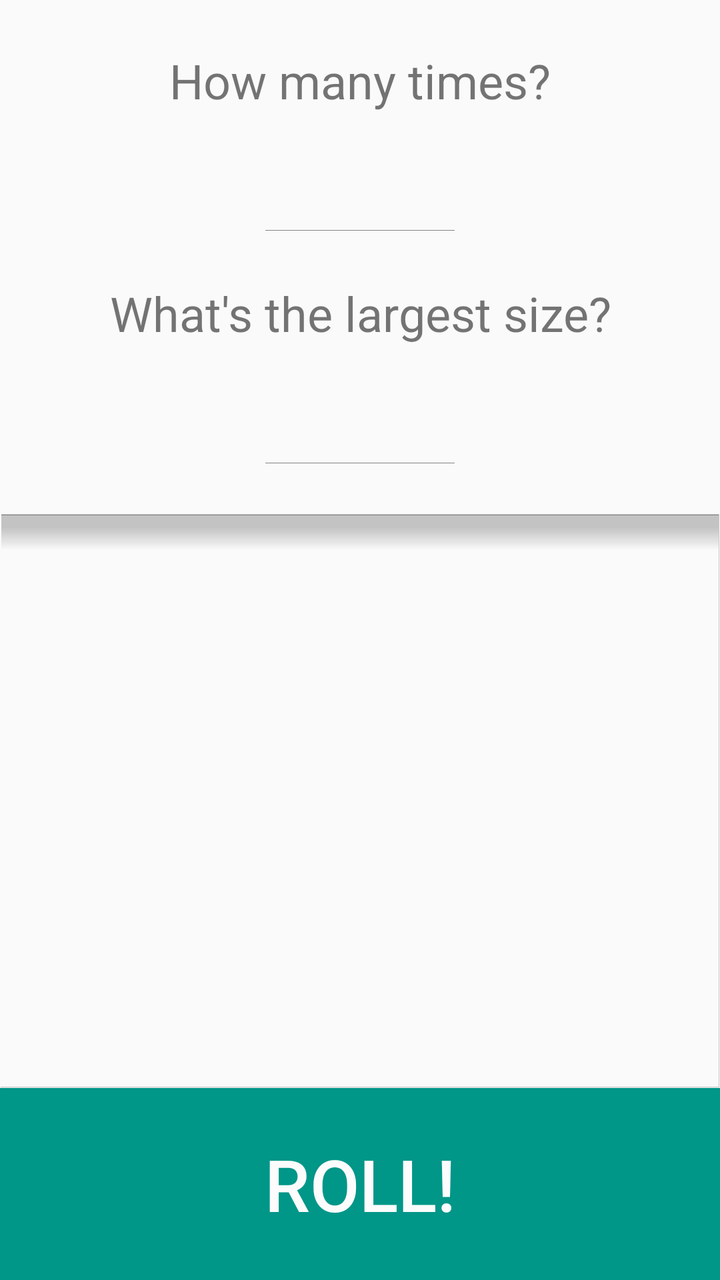
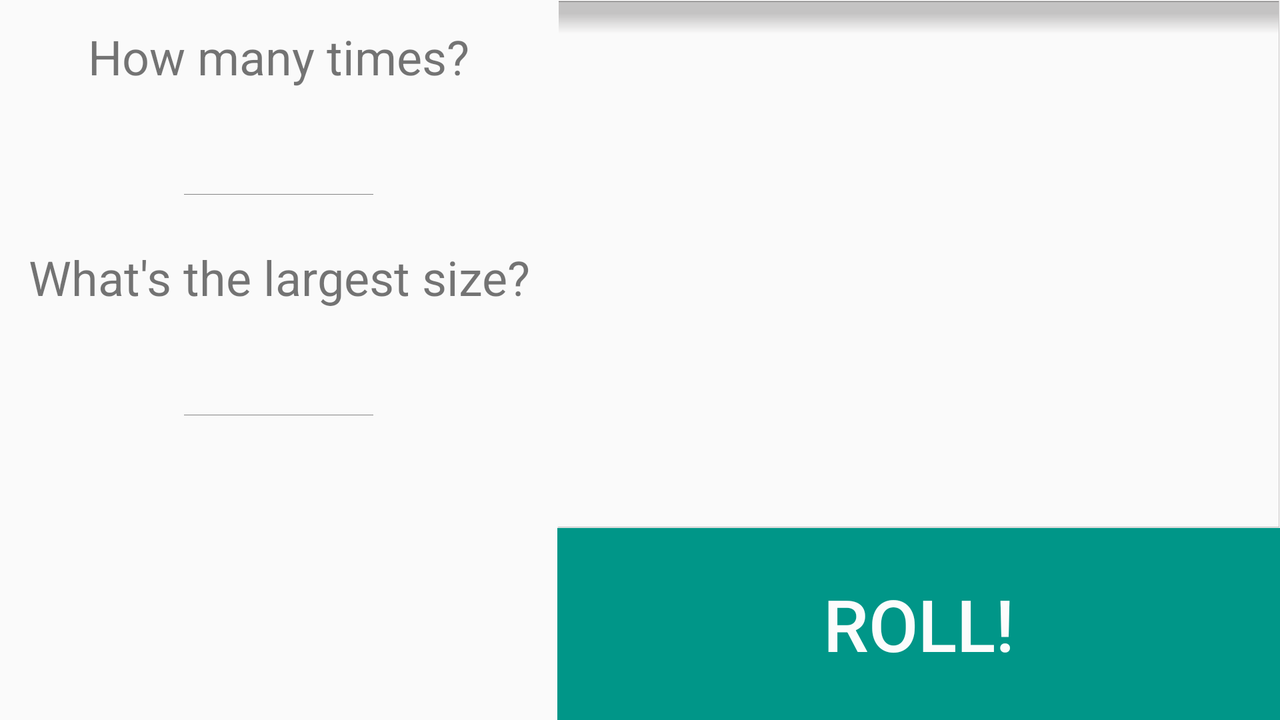

First picture: res/layout/ on a phone held upright. Second picture: the repository's own variant of that layout, on a device whose configuration matches the variant's folder. Source for both follows.
<!-- AndroidManifest.xml: application theme AppTheme -->
<!-- res/layout/advanced_roller.xml -->
<?xml version="1.0" encoding="utf-8"?>
    <LinearLayout xmlns:android="http://schemas.android.com/apk/res/android"
        xmlns:tools="http://schemas.android.com/tools"
        android:orientation="vertical" android:layout_width="match_parent"
        android:layout_height="match_parent">

        <LinearLayout
            android:layout_width="fill_parent"
            android:layout_height="fill_parent"
            android:orientation="vertical"
            android:layout_weight=".5"
            android:layout_marginTop="24dp"
            android:gravity="center_horizontal">
            <TextView
                android:layout_width="fill_parent"
                android:layout_height="wrap_content"
                android:text="How many times?"
                android:textSize="24sp"
                android:id="@+id/textView"
                android:layout_marginBottom="12dp"
                android:gravity="center_horizontal" />

            <EditText
                android:layout_width="96dp"
                android:layout_height="48dp"
                android:inputType="number"
                android:ems="10"
                android:id="@+id/repeatAmount"
                android:layout_marginBottom="24dp" 
                android:gravity="center"
                android:background="@drawable/text_view_background"
                />

            <TextView
                android:layout_width="fill_parent"
                android:layout_height="wrap_content"
                android:text="What's the largest size?"
                android:textSize="24sp"
                android:layout_marginBottom="12dp"
                android:gravity="center_horizontal" />
            <EditText
                android:layout_width="96dp"
                android:layout_height="48dp"
                android:inputType="number"
                android:ems="10"
                android:id="@+id/diceSize"
                android:gravity="center"
                android:background="@drawable/text_view_background"
                android:layout_marginBottom="24dp" />
            <EditText
                android:layout_width="fill_parent"
                android:layout_height="fill_parent"
                android:background="@drawable/output"
                android:id="@+id/output"
                android:focusable="false"/>
        </LinearLayout>
        <Button
            android:layout_width="fill_parent"
            android:layout_height="96dp"
            android:textColor="@color/textDark"
            android:text="Roll!"
            android:textSize="36sp"
            android:background="@color/primary_main"
            android:id="@+id/rollButton" />
    </LinearLayout>
<!-- resources referenced by this layout -->
<resources>
  <item name="primary_main" type="color">#009688</item>
  <item name="textDark" type="color">#FCFCFC</item>
  <!-- drawable output: png bitmap (drawable-xxhdpi, 234 bytes) -->
  <!-- drawable text_view_background: png bitmap (drawable-xxhdpi, 94 bytes) -->
  <style name="AppTheme" parent="Theme.MyTheme">
          
  
      </style>
  <style name="Theme.MyTheme" parent="Theme.AppCompat.Light.NoActionBar">
          
          <item name="colorPrimary">@color/primary_main</item>
          <item name="colorPrimaryDark">@color/primaryDark</item>
  
          
      </style>
  <item name="primaryDark" type="color">#00796B</item>
</resources>
<!-- res/layout-land/advanced_roller.xml (the author's variant of the layout above) -->
<!-- drawn on the phone turned sideways -->
<?xml version="1.0" encoding="utf-8"?>
<android.support.v4.widget.DrawerLayout
    xmlns:android="http://schemas.android.com/apk/res/android"
    android:id="@+id/my_drawer_layout"
    android:layout_width="match_parent"
    android:layout_height="match_parent"
    android:fitsSystemWindows="true">
    <LinearLayout
        android:layout_width="fill_parent"
        android:layout_height="fill_parent"
        android:orientation="vertical">
        <LinearLayout
            android:orientation="horizontal" android:layout_width="match_parent"
            android:layout_height="fill_parent">

            <LinearLayout
                android:layout_width="650dp"
                android:layout_height="fill_parent"
                android:orientation="vertical"
                android:layout_weight="1"
                android:gravity="center_horizontal">
                <TextView
                    android:layout_width="fill_parent"
                    android:layout_height="wrap_content"
                    android:text="How many times?"
                    android:textSize="24sp"
                    android:id="@+id/textView"
                    android:layout_marginBottom="6dp"
                    android:gravity="center_horizontal"
                    android:layout_marginTop="12dp" />

                <EditText
                    android:layout_width="96dp"
                    android:layout_height="48dp"
                    android:inputType="number"
                    android:ems="10"
                    android:id="@+id/repeatAmount"
                    android:layout_marginBottom="24dp"
                    android:gravity="center"
                    android:textSize="24sp"
                    android:background="@drawable/text_view_background" />

                <TextView
                    android:layout_width="fill_parent"
                    android:layout_height="wrap_content"
                    android:text="What's the largest size?"
                    android:textSize="24sp"
                    android:layout_marginBottom="6dp"
                    android:gravity="center_horizontal" />
                <EditText
                    android:layout_width="96dp"
                    android:layout_height="48dp"
                    android:inputType="numberSigned"
                    android:ems="10"
                    android:id="@+id/diceSize"
                    android:textSize="24sp"
                    android:gravity="center"
                    android:background="@drawable/text_view_background" />
            </LinearLayout>
            <LinearLayout
                android:layout_width="fill_parent"
                android:layout_height="fill_parent"
                android:orientation="vertical"
                android:layout_weight=".75">


                <EditText
                    android:layout_width="match_parent"
                    android:layout_height="match_parent"
                    android:background="@drawable/output"
                    android:id="@+id/output"
                    android:focusable="false"
                    android:layout_weight="1" />

                <Button
                    android:layout_width="match_parent"
                    android:layout_height="96dp"
                    android:textColor="@color/textDark"
                    android:text="Roll!"
                    android:textSize="36sp"
                    android:background="@color/primary_main"
                    android:id="@+id/rollButton" />

            </LinearLayout>

        </LinearLayout>

    </LinearLayout>


    <ListView
        android:id="@+id/drawer_content"
        android:layout_width="240dp"
        android:layout_height="match_parent"
        android:layout_gravity="start"
        android:choiceMode="singleChoice"
        android:dividerHeight="1dp"
        android:background="#fff4f4f4"/>
</android.support.v4.widget.DrawerLayout>
